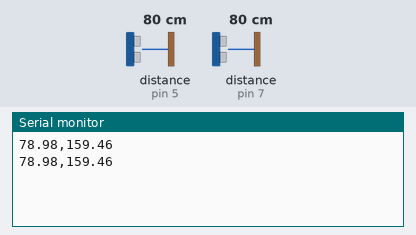
Recording of a sketch running on a simulated Arduino Uno, built with avr-gcc and run on an emulated ATmega328P. On the bench: the last lines printed to the serial monitor. Wiring (inferred from the names in the program): 2 × ultrasonic range finder: trigger pin 4, echo pin 5 / trigger pin 6, echo pin 7. The inputs (shaded band) are chosen by the test bench; at power-on: distance to the obstacle (sensors on pin 5, pin 7) 80 cm. The echo pulse lasts 58.3 µs per cm.

Above: at 2.8 s.
2.9 s: distance to the obstacle (sensor on pin 5) set to 2 cm
At 3.6 s:
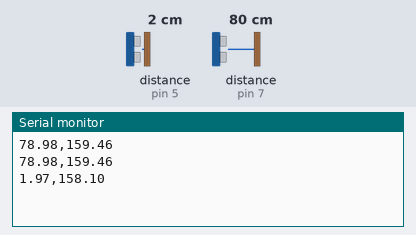
4.4 s: distance to the obstacle (sensor on pin 7) set to 2 cm
At 5.5 s:
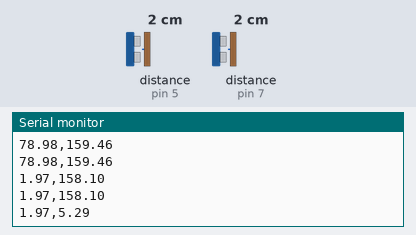
5.9 s: distance to the obstacle (sensor on pin 5) set to 4 cm
At 7.0 s:
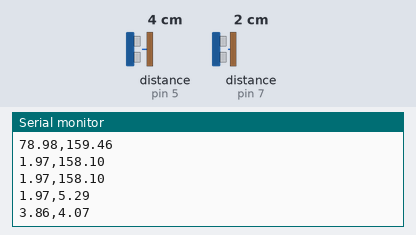
7.4 s: distance to the obstacle (sensor on pin 7) set to 4 cm
At 9.0 s:
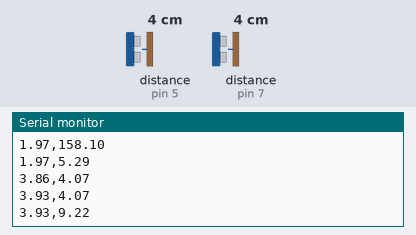
Timing chart, 0 to 9.9 s (numbered marks = the images above; inputs shaded):
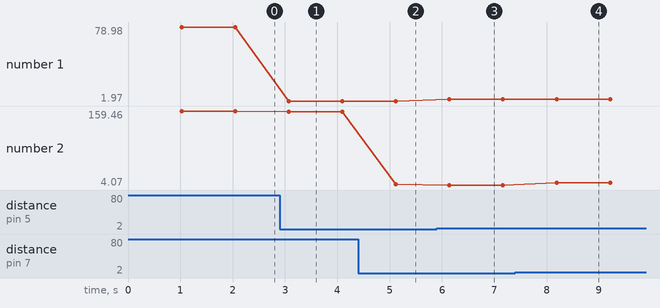

The sketch:

arduino_echo_locator.ino
```cpp
// ----- arduino pinouts
#define Trig1 4                       //sensor A "Trig" pin
#define Echo1 5                       //sensor A "Echo" pin

#define Trig2 6                       //sensor B "Trig" pin
#define Echo2 7                       //sensor B "Echo" pin

// ----- results
float Baseline = 50;                  //distance between the transducers (cm)
float Distance1;                      //from active sender (cm)
float Distance2;                      //from passive receiver (cm)

// ----- task scheduler
int TaskTimer1 = 0;                   //task 1 (see ISR(TIMER2_COMPA_vect)
bool TaskFlag1 = false;               //flag 1


// ===============================
// setup
// ===============================
void setup() {

  // ----- configure serial port
  Serial.begin(115200);

  // ----- configure arduino pinouts
  pinMode(Echo1, INPUT);              //make echo pins inputs
  pinMode(Echo2, INPUT);
  pinMode(Trig1, OUTPUT);             //make trig pins OUTPUT
  pinMode(Trig2, OUTPUT);
  digitalWrite(Trig1, LOW);           //set trig pins LOW
  digitalWrite(Trig2, LOW);

  // ----- configure Timer 2 to generate a compare-match interrupt every 1mS
  noInterrupts();                     //disable interrupts
  TCCR2A = 0;                         //clear control registers
  TCCR2B = 0;
  TCCR2B |= (1 << CS22) |             //16MHz/128=8uS
            (1 << CS20) ;
  TCNT2 = 0;                          //clear counter
  OCR2A = 125 - 1;                    //8uS*125=1mS (allow for clock propagation)
  TIMSK2 |= (1 << OCIE2A);            //enable output compare interrupt
  interrupts();                       //enable interrupts
}

// ===============================
// loop()
// ===============================
void loop()
{
  // ----- measure object distances
  if (TaskFlag1)
  {
    TaskFlag1 = false;
    measure();

    // -----Distance1 and Distance2 readings to the display
    Serial.print(Distance1); Serial.print(","); Serial.println(Distance2);
  }
}

// ===============================
// task scheduler (1mS interrupt)
// ===============================
ISR(TIMER2_COMPA_vect)
{
  // ----- timers
  TaskTimer1++;                       //task 1 timer

  // ----- task1
  if (TaskTimer1 > 499)               //interval between pings (50mS=423cm)
  {
    TaskTimer1 = 0;                   //reset timer
    TaskFlag1 = true;                 //signal loop() to perform task
  }
}

// ===============================
// measure distances
// ===============================
void measure()
{
  // ----- locals
  unsigned long start_time;           //microseconds
  unsigned long finish_time1;         //microseconds
  unsigned long finish_time2;         //microseconds
  unsigned long time_taken;           //microseconds
  boolean echo_flag1;                 //flags reflect state of echo line
  boolean echo_flag2;

 // ----- send 10uS trigger pulse
  digitalWrite(Trig1, HIGH);
  digitalWrite(Trig2, HIGH);
  delayMicroseconds(10);
  digitalWrite(Trig1, LOW);
  digitalWrite(Trig2, LOW);

  // ----- wait for both echo lines to go high
  while (!digitalRead(Echo1));
  while (!digitalRead(Echo2));

  // ----- record start time
  start_time = micros();

  // ----- reset the flags
  echo_flag1 = false;
  echo_flag2 = false;

  // ----- measure echo times
  while ((!echo_flag1) || (!echo_flag2))
  {
    // ----- Echo1
    if ((!echo_flag1) && (!digitalRead(Echo1)))    //Echo1 received
    {
      echo_flag1 = true;
      finish_time1 = micros();
      time_taken = finish_time1 - start_time;
      Distance1 = ((float)time_taken) / 59;        //use 59 as there is a return path
    }

    // ----- Echo2
    if ((!echo_flag2) && (!digitalRead(Echo2)))    //Echo2 received
    {
      echo_flag2 = true;
      finish_time2 = micros();
      time_taken = finish_time2 - start_time;
      Distance2 = ((float)time_taken) / 29.5;     //use 29.5 as there is no return path
    }
  }
}
```

Measured:
- after the input at 2.9 s, the serial monitor: prints a new line after 0.17 s (image 1)
- after the input at 4.4 s, the serial monitor: prints a new line after 0.72 s (image 2)
- after the input at 5.9 s, the serial monitor: prints a new line after 0.24 s (image 3)
- after the input at 7.4 s, the serial monitor: prints a new line after 0.79 s (image 4)
- plotted number 1: 78.98 → 1.97 after the input at 2.9 s, 1.97 → 3.93 after the input at 5.9 s
- plotted number 2: 159.46 → 158.1 after the input at 2.9 s, 158.1 → 5.29 after the input at 4.4 s, 5.29 → 4.07 after the input at 5.9 s, 4.07 → 9.22 after the input at 7.4 s
